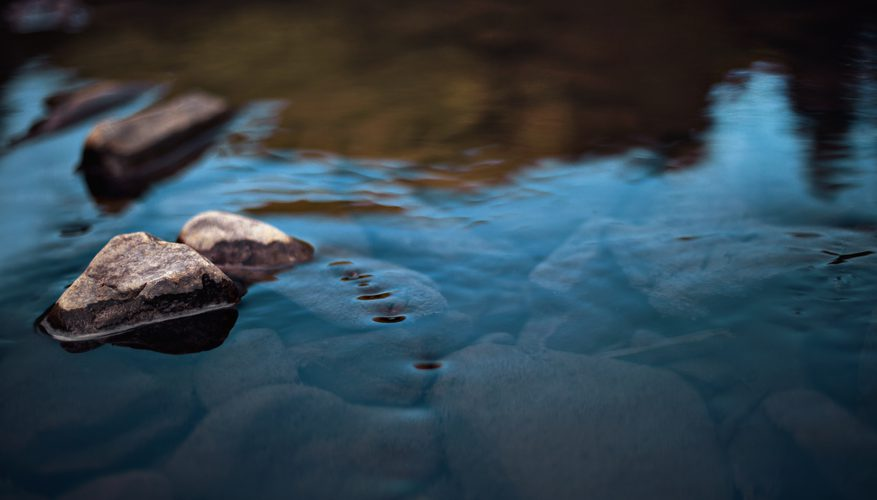
#> input picture water.jpg, 877 x 500 px
$ python rotation.py
#> lines starting #> are read from the running program, lines starting #| are printed output that depends on the picture
#Jeremiah Hsieh ICSI 521 Rotation
#figure out how to prevent padding?
#i believe holes in image result from rotation of pixels resulting ins same values overwriting each other (since image uses x/y full int coordinate system and cos/sin result in floats)
#use billinear interopolation to fix holes if time permits?

import numpy as np
import cv2
from math import cos, sin


#read image
img = cv2.imread("water.jpg")
#> img is the input picture: shape (500, 877, 3); mean B, G, R 77.7, 66.9, 49.5

#make new array to store values
rotated = np.zeros((1000, 1200, 3), dtype = np.uint8)

#RADIANS NOT DEGREES
angle = 0.5


#counterclockwise rotation matrix
#need to change this since cv2 image origin is top left instead of center?
ccrotate = ([cos(angle), -sin(angle)],
          [sin(angle), cos(angle)])

#rotate all pixels
for x in range(img.shape[0]):
    for y in range(img.shape[1]):
        #calculate rotated values
        #x' = x cos theta - y sin theta + pixel shift so it doesn't go "offscreen"
        #y' = x sin theta + y cos theta + pixel shift so it doesn't go "offscreen"
        newx = int((cos(angle) * (x) + (-sin(angle) * (y)))) + 500
        newy = int((sin(angle) * (x) + (cos(angle) * (y)))) + 100
        rotated[newx][newy] = img[x][y]
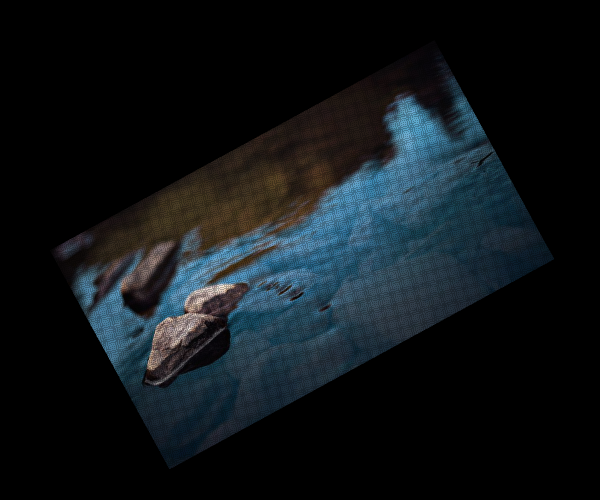
#> rotated: shape (1000, 1200, 3) (shown at 1/2 size); mean B, G, R 24.7, 21.3, 15.8


#display images
cv2.imshow('rotated', rotated)
cv2.waitKey(0)

#save images
cv2.imwrite("water_rotated.jpg", rotated)

$ run again, with rabbit.jpg copied over water.jpg
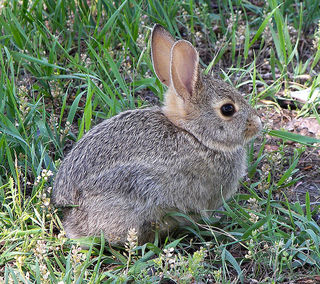
#> input picture rabbit.jpg, 320 x 284 px
#> img is the input picture: shape (284, 320, 3); mean B, G, R 108.7, 125.3, 111.8
#> after the loop `for x in range(img.shape[0]):`:
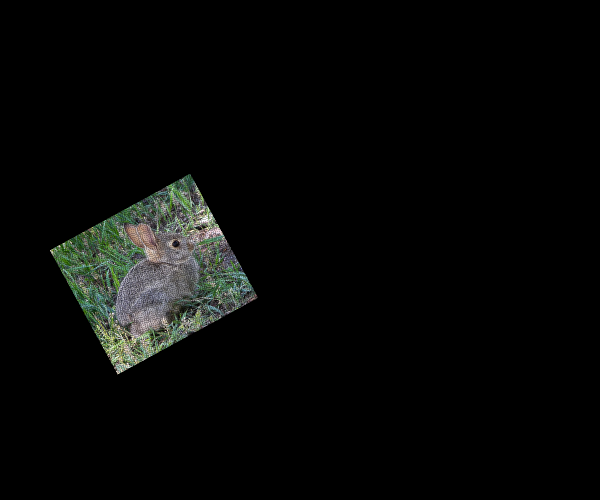
#> rotated: shape (1000, 1200, 3) (shown at 1/2 size); mean B, G, R 7.2, 8.3, 7.4
